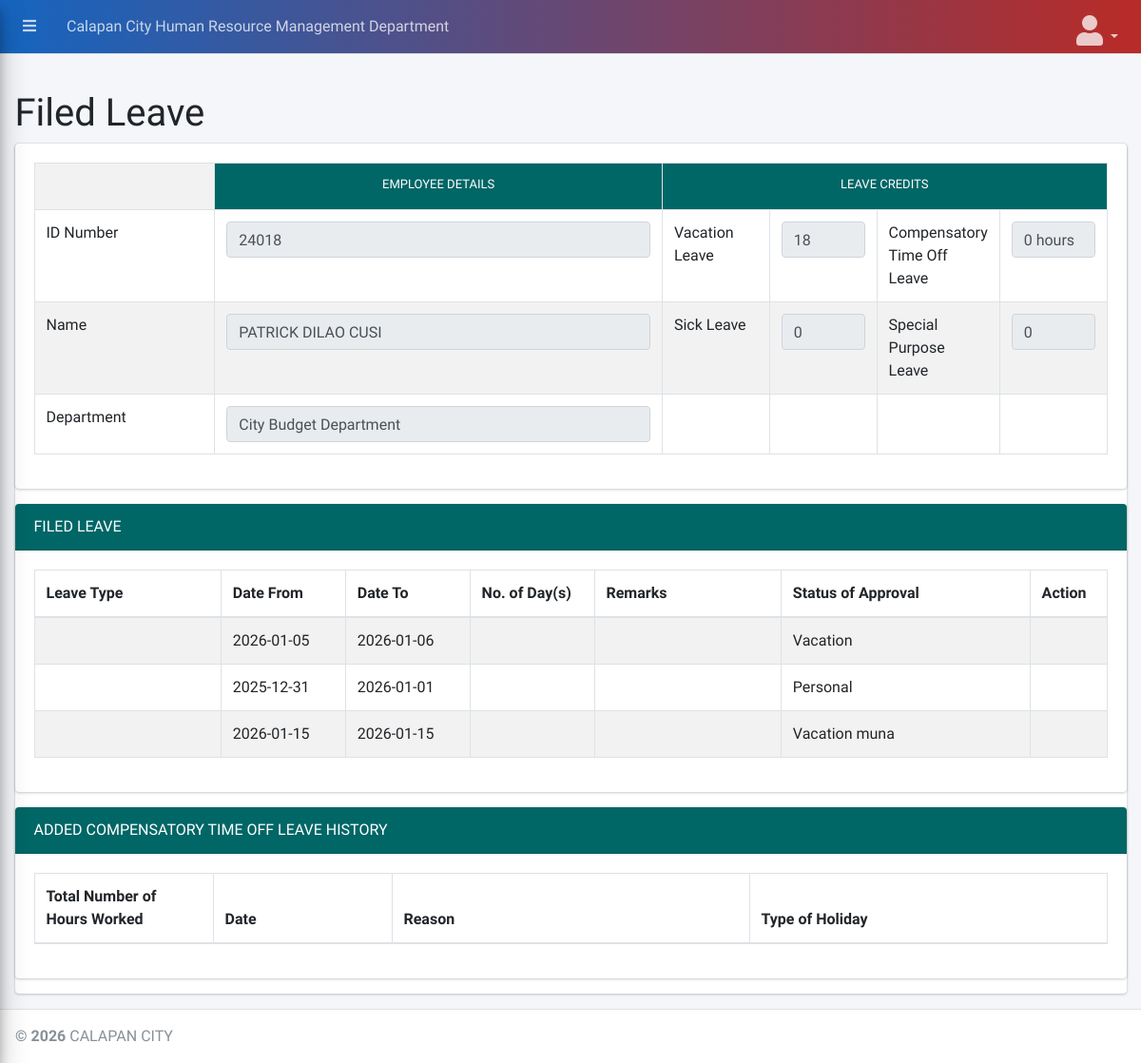
The app's page /pages/FiledLeave.php (signed in) with its own data.
### tables this page shows
CREATE TABLE `i` (
  `EmpNo` varchar(50) NOT NULL,
  `Lname` varchar(50) NOT NULL,
  `Fname` varchar(50) NOT NULL,
  `Mname` varchar(50) NOT NULL,
  `Extension` varchar(5) NOT NULL,
  `BirthDate` date NOT NULL,
  `PlaceBirth` varchar(100) NOT NULL,
  `Gender` varchar(6) NOT NULL,
  `Civil` varchar(50) NOT NULL,
  `Password` varchar(255) NOT NULL,
  `Dept` varchar(50) NOT NULL,
  `Height` varchar(10) NOT NULL,
  `Weight` varchar(10) NOT NULL,
  `BloodType` varchar(5) NOT NULL,
  `GSIS` varchar(50) NOT NULL,
  `Pagibig` varchar(50) NOT NULL,
  `PHealth` varchar(50) NOT NULL,
  `SSS` varchar(50) NOT NULL,
  `Tin` varchar(50) NOT NULL,
  `AgencyEmpNo` varchar(50) NOT NULL,
  `Citizenship` varchar(100) NOT NULL,
  `Country` varchar(100) NOT NULL,
  `HouseNo` varchar(100) NOT NULL,
  `Street` varchar(100) NOT NULL,
  `Subd` varchar(100) NOT NULL,
  `Brgy` varchar(100) NOT NULL,
  `City` varchar(100) NOT NULL,
  `Province` varchar(100) NOT NULL,
  `Zip` varchar(10) NOT NULL,
  `Perm_House` varchar(100) NOT NULL,
  `Perm_Street` varchar(100) NOT NULL,
  `Perm_Subd` varchar(100) NOT NULL,
  `Perm_Brgy` varchar(100) NOT NULL,
  `Perm_City` varchar(100) NOT NULL,
  `Perm_Province` varchar(100) NOT NULL,
  `Perm_Zip` varchar(10) NOT NULL,
  `TelNo` varchar(20) NOT NULL,
  `MobileNo` varchar(20) NOT NULL,
  `EMail` varchar(100) NOT NULL,
  `EmploymentStatus` varchar(30) NOT NULL,
  `date_hired` date NOT NULL,
  `profile_pic` varchar(50) NOT NULL,
  `Privacy` varchar(10) NOT NULL
);

CREATE TABLE `leavecredits` (
  `EmpNo` varchar(50) NOT NULL,
  `VL` float NOT NULL,
  `SL` float NOT NULL,
  `CL` float NOT NULL,
  `SPL` float NOT NULL,
  `CTO` float NOT NULL
);

CREATE TABLE `filedleave` (
  `LeaveID` int(11) NOT NULL,
  `RefNo` varchar(30) DEFAULT NULL,
  `EmpNo` varchar(50) NOT NULL,
  `EmployeeName` varchar(150) DEFAULT NULL,
  `Position` varchar(100) DEFAULT NULL,
  `Office` varchar(150) DEFAULT NULL,
  `SalaryGrade` varchar(20) DEFAULT NULL,
  `LeaveTypeName` varchar(100) DEFAULT NULL,
  `LeaveTypeCode` varchar(20) DEFAULT NULL,
  `Purpose` varchar(100) NOT NULL,
  `DateFrom` date NOT NULL,
  `DateTo` date NOT NULL,
  `TotalDays` decimal(5,2) DEFAULT NULL,
  `DateFiled` date NOT NULL,
  `Status` enum('For Recommendation','Recommended','Approved','Final / Archived','Disapproved','Cancelled') DEFAULT 'For Recommendation',
  `Reason` varchar(100) NOT NULL,
  `RejectionNotes` varchar(255) DEFAULT NULL,
  `VacationLeaveCredits` decimal(5,2) DEFAULT NULL,
  `SickLeaveCredits` decimal(5,2) DEFAULT NULL,
  `RequestedCommutation` enum('Yes','No') DEFAULT 'No',
  `ActionTaken` enum('Approved','Disapproved','Cancelled') DEFAULT NULL,
  `ActionRemarks` varchar(255) DEFAULT NULL,
  `RecommendedBy` int(11) DEFAULT NULL,
  `RecommendedByName` varchar(150) DEFAULT NULL,
  `RecommendedByPosition` varchar(100) DEFAULT NULL,
  `RecommendedAt` datetime DEFAULT NULL,
  `ApprovedBy` int(11) DEFAULT NULL,
  `ApprovedByName` varchar(150) DEFAULT NULL,
  `ApprovedByPosition` varchar(100) DEFAULT NULL,
  `ApprovedAt` datetime DEFAULT NULL,
  `FinalizedBy` int(11) DEFAULT NULL,
  `FinalizedByName` varchar(150) DEFAULT NULL,
  `FinalizedByPosition` varchar(100) DEFAULT NULL,
  `FinalizedAt` datetime DEFAULT NULL
);

### pages/FiledLeave.php (the view, shortened to what this page needs)
<?php
require_once('../includes/initialize.php');
include_once(PARTIALS_PATH . 'header.php');
$Lquery = $pdo->prepare("SELECT EmpNo, CONCAT(Fname, ' ',Mname, ' ', Lname) AS Name, Dept FROM i WHERE EmpNo = ?");
$Lquery->execute([$_SESSION["EmpID"]]);
$Lrow = $Lquery->fetch();
$Cquery = $pdo->prepare("SELECT * FROM leavecredits WHERE EmpNo = ?");
$Cquery->execute([$_SESSION["EmpID"]]);
$Crow = $Cquery->fetch();
?>
    <link rel="stylesheet" type="text/css" href="https://cdn.datatables.net/1.10.21/css/jquery.dataTables.css">
        <div class="wrapper">
            <div class="content-wrapper">
                <section class="content-header">
                </section>
                <section class="content">
                    <div class="container-fluid">
                        <form action="saveinfo.php" method="post">
        <div id="page-wrapper">
            <div class="row">
                <div class="col-lg-12">
                    <h1 class="page-header">Filed Leave</h1>
                </div>
            </div>
            <div class="row">
                <div class="col-lg-12">
                    <div class="card card-teal">
						<div class="card">
					<div class="card-body">
						<div class="table-responsive">
							<table class="table table-striped table-bordered table-hover" id="dataTablesLeaveCredits">
								<tbody>
									<tr>
										<td>&nbsp;</td>
										<td colspan="1" style="text-align: center; font-size: small; color: #FFFFFF; background-color: #006666" class="style2">
											EMPLOYEE DETAILS
										</td>
										<td colspan="4" style="text-align: center; font-size: small; color: #FFFFFF; background-color: #006666" class="style2">
											LEAVE CREDITS
										</td>
									</tr>
									<tr>
										<td class="style2">ID Number</td>
										<td>
											<input name="txtID" type="text" id="txtID" class="form-control"
												value="<?php echo $Lrow['EmpNo'];?>" disabled="true"/>
										</td>
										<td class="style2" style="width:10%;">Vacation Leave</td>
										<td style="width:10%;">
											<input name="txtVL" type="text" id="txtVL" class="form-control"
												value="<?php echo isset($Crow['VL']) ? $Crow['VL'] : ''; ?>" disabled="true"/>
										</td>
										<td class="style2" style="width:10%;">Compensatory Time Off Leave</td>
										<td style="width:10%;">
											<input name="txtCTO" type="text" id="txtCTO" class="form-control"
												value="<?php echo isset($Crow['CTO']) ? ($Crow['CTO'] * 8) . ' hours' : '0 hours'; ?>" disabled="true"/>
										</td>
									</tr>
									<tr>
										<td class="style2">Name</td>
										<td>
											<input name="txtName" type="text" id="txtName" class="form-control"
												value="<?php echo $Lrow['Name'];?>" disabled="true"/>
										</td>
										<td class="style2" style="width:10%;">Sick Leave</td>
										<td style="width:10%;">
											<input name="txtSL" type="text" id="txtSL" class="form-control"
												value="<?php echo isset($Crow['SL']) ? $Crow['SL'] : ''; ?>" disabled="true"/>
										</td>
										<td class="style2" style="width:10%;">Special Purpose Leave</td>
										<td style="width:10%;">
											<input name="txtSPL" type="text" id="txtSPL" class="form-control"
												value="<?php echo isset($Crow['SPL']) ? $Crow['SPL'] : ''; ?>" disabled="true"/>
										</td>
									</tr>
									<tr>
										<td class="style2">Department</td>
										<td>
											<input name="txtDept" type="text" id="txtDept" class="form-control"
												value="<?php echo $Lrow['Dept'];?>" disabled="true"/>
										</td>
										<td style="width:10%;"></td>
										<td>&nbsp;</td>
										<td style="width:10%;"></td>
										<td>&nbsp;</td>
									</tr>
								</tbody>
							</table>
						</div>
					</div>
				</div>
					<div class="card">
						<div class="card-header" style="color: #FFFFFF; background-color: #006666">
							FILED LEAVE
						</div>
						<div class="card-body">
							<div class="table-responsive">
								<table class="table table-striped table-bordered table-hover" id="dataTablesFiledLeave">
									<thead>
										<tr>
											<th style="width:15%;">Leave Type</th>
											<th style="width:10%;">Date From</th>
											<th style="width:10%;">Date To</th>
											<th style="width:10%;">No. of Day(s)</th>
											<th style="width:15%;">Remarks</th>
											<th style="width:20%;">Status of Approval</th>
											<th style="width:5%;">Action</th>
										</tr>
									</thead>
									<tbody>
										<?php
										$Filedquery = $pdo->query("SELECT * FROM filedleave WHERE EmpNo = '". $_SESSION["EmpID"] ."'");
										if(!($Filedquery->rowCount() == 0)) {
											while($Filedrow = $Filedquery->fetch()) {
												echo "<tr>";
													echo "<td>{$Filedrow['LeaveType']}</td>";
													echo "<td>{$Filedrow['DateFrom']}</td>";
													echo "<td>{$Filedrow['DateTo']}</td>";
													echo "<td>{$Filedrow['NumDays']}</td>";
													echo "<td>{$Filedrow['Remarks']}</td>";
													echo "<td>{$Filedrow['Reason']}</td>";
													if(!($_SESSION['Access'] == 'Admin')) {
													echo "<td>";
														echo "</td>";
													}
												echo "</tr>";
											}
										}
										?>
									</tbody>
								</table>
							</div>
						</div>
					</div>
					<div class="card">
						<div class="card-header" style="color: #FFFFFF; background-color: #006666">
							ADDED COMPENSATORY TIME OFF LEAVE HISTORY
						</div>
						<div class="card-body">
							<div class="table-responsive">
								<table class="table table-striped table-bordered table-hover" id="dataTablesCTOHistory">
									<thead>
										<tr>
											<th style="width:10%;">Total Number of Hours Worked</th>
											<th style="width:10%;">Date</th>
											<th style="width:20%;">Reason</th>
											<th style="width:20%;">Type of Holiday</th>
										</tr>
									</thead>
								</table>
							</div>
						</div>
					</div>
                </div>
			</div>
		</div>
                        </form>
                    </div>
                </section>
    </div>
</div>
<?php
include_once('../partials/footer.php');
?>

### records on screen
i: txtID "24018", txtDept "City Budget Department"
leavecredits: txtVL "18", txtCTO "0 hours", txtSL "0", txtSPL "0"
filedleave: DateFrom "2026-01-05", DateTo "2026-01-06", Reason "Vacation"
filedleave: DateFrom "2025-12-31", DateTo "2026-01-01", Reason "Personal"
filedleave: DateFrom "2026-01-15", DateTo "2026-01-15", Reason "Vacation muna"
